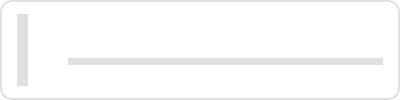
<?xml version="1.0" encoding="UTF-8"?>
<ui version="4.0">
 <class>RatingEmployeeCard</class>
 <widget class="QFrame" name="RatingEmployeeCard">
  <property name="geometry">
   <rect>
    <x>0</x>
    <y>0</y>
    <width>400</width>
    <height>100</height>
   </rect>
  </property>
  <property name="minimumSize">
   <size>
    <width>0</width>
    <height>70</height>
   </size>
  </property>
  <property name="cursor">
   <cursorShape>PointingHandCursor</cursorShape>
  </property>
  <property name="styleSheet">
   <string notr="true">
    QFrame#RatingEmployeeCard {
        background-color: white;
        border-radius: 12px;
        border: 2px solid #e0e0e0;
    }
   </string>
  </property>
  <property name="frameShape">
   <enum>QFrame::Shape::StyledPanel</enum>
  </property>
  <property name="frameShadow">
   <enum>QFrame::Shadow::Raised</enum>
  </property>
  <layout class="QHBoxLayout" name="horizontalLayout">
   <property name="spacing">
    <number>15</number>
   </property>
   <property name="leftMargin">
    <number>15</number>
   </property>
   <property name="topMargin">
    <number>12</number>
   </property>
   <property name="rightMargin">
    <number>15</number>
   </property>
   <property name="bottomMargin">
    <number>12</number>
   </property>
   <item>
    <widget class="QLabel" name="positionLabel">
     <property name="styleSheet">
      <string notr="true">
       background-color: #E0E0E0;
       border-radius: 25px;
       font-size: 18px;
       font-weight: bold;
       color: #666;
      </string>
     </property>
     <property name="alignment">
      <set>Qt::AlignmentFlag::AlignCenter</set>
     </property>
     <property name="fixedSize" stdset="0">
      <size>
       <width>50</width>
       <height>50</height>
      </size>
     </property>
    </widget>
   </item>
   <item>
    <layout class="QVBoxLayout" name="infoLayout">
     <property name="spacing">
      <number>5</number>
     </property>
     <item>
      <widget class="QLabel" name="nameLabel">
       <property name="styleSheet">
        <string notr="true">font-size: 16px; font-weight: bold; color: #1B232A; background: transparent; border: none;</string>
       </property>
       <property name="wordWrap">
        <bool>true</bool>
       </property>
      </widget>
     </item>
     <item>
      <widget class="QLabel" name="deptLabel">
       <property name="styleSheet">
        <string notr="true">color: #666; font-size: 11px; background: transparent; border: none;</string>
       </property>
       <property name="wordWrap">
        <bool>true</bool>
       </property>
      </widget>
     </item>
     <item>
      <widget class="QLabel" name="statsLabel">
       <property name="styleSheet">
        <string notr="true">color: #888; font-size: 11px; background: transparent; border: none;</string>
       </property>
      </widget>
     </item>
    </layout>
   </item>
   <item>
    <layout class="QVBoxLayout" name="kpdLayout">
     <item>
      <widget class="QLabel" name="kpdLabel">
       <property name="styleSheet">
        <string notr="true">font-size: 22px; font-weight: bold; background: transparent; border: none;</string>
       </property>
       <property name="alignment">
        <set>Qt::AlignmentFlag::AlignRight</set>
       </property>
      </widget>
     </item>
     <item>
      <widget class="QLabel" name="weightedLabel">
       <property name="visible">
        <bool>false</bool>
       </property>
       <property name="styleSheet">
        <string notr="true">color: #888; font-size: 10px; background: transparent; border: none;</string>
       </property>
       <property name="alignment">
        <set>Qt::AlignmentFlag::AlignRight</set>
       </property>
      </widget>
     </item>
     <item>
      <widget class="QProgressBar" name="progressBar">
       <property name="styleSheet">
        <string notr="true">
         QProgressBar {
             background-color: #E0E0E0;
             border-radius: 4px;
             border: none;
         }
         QProgressBar::chunk {
             background-color: #2ecc71;
             border-radius: 4px;
         }
        </string>
       </property>
       <property name="textVisible">
        <bool>false</bool>
       </property>
       <property name="fixedSize" stdset="0">
        <size>
         <width>120</width>
         <height>8</height>
        </size>
       </property>
       <property name="range" stdset="0">
        <number>100</number>
       </property>
      </widget>
     </item>
     <item>
      <widget class="QLabel" name="overtimeLabel">
       <property name="visible">
        <bool>false</bool>
       </property>
       <property name="alignment">
        <set>Qt::AlignmentFlag::AlignRight</set>
       </property>
      </widget>
     </item>
    </layout>
   </item>
  </layout>
 </widget>
 <resources/>
 <connections/>
</ui>
